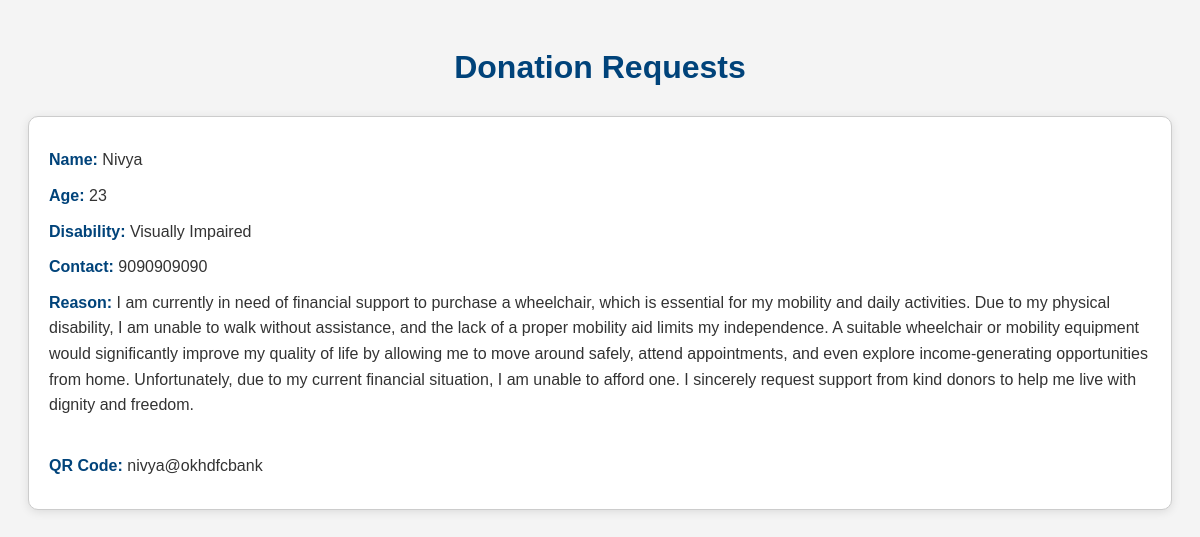
The page /donation_requests.php on the database its author committed.
### tables this page shows
CREATE TABLE `donations` (
  `id` int(11) NOT NULL,
  `user_id` int(11) DEFAULT NULL,
  `name` varchar(100) DEFAULT NULL,
  `age` int(11) DEFAULT NULL,
  `disability_type` varchar(100) DEFAULT NULL,
  `contact` varchar(20) DEFAULT NULL,
  `reason` text DEFAULT NULL,
  `qr_code` text DEFAULT NULL,
  `created_at` timestamp NOT NULL DEFAULT current_timestamp()
);

### donation_requests.php (the view, shortened to what this page needs)
<?php
include 'db.php';
$sql = "SELECT * FROM donations ORDER BY id DESC";
$result = mysqli_query($conn, $sql);
?>
<!DOCTYPE html>
<html>
<head>
    <link rel="stylesheet" href="Styles/donation_requests.css">
</head>
<body>
    <h1>Donation Requests</h1>
    <?php while ($row = mysqli_fetch_assoc($result)) { ?>
        <div class="request">
            <p><strong>Name:</strong> <?= htmlspecialchars($row['name']) ?></p>
            <p><strong>Age:</strong> <?= $row['age'] ?></p>
            <p><strong>Disability:</strong> <?= htmlspecialchars($row['disability_type']) ?></p>
            <p><strong>Contact:</strong> <?= htmlspecialchars($row['contact']) ?></p>
            <p><strong>Reason:</strong> <?= nl2br(htmlspecialchars($row['reason'])) ?></p>
            <p><strong>QR Code:</strong> <?= htmlspecialchars($row['qr_code']) ?></p>
        </div>
    <?php } ?>
</body>
</html>

### Styles/donation_requests.css (style rules this page uses)
body { font-family: 'Arial', sans-serif; padding: 20px; background-color: #f4f4f4; color: #333; }
h1 { text-align: center; color: #00437a; margin-bottom: 30px; }
.request { border: 1px solid #ccc; border-radius: 10px; padding: 20px; margin-bottom: 20px; background-color: #fff; box-shadow: 0 2px 10px rgba(0, 0, 0, 0.1); transition: transform 0.2s ease; }
.request p { margin: 10px 0; line-height: 1.6; }
.request strong { color: #00437a; }

### rows shown on the page
donations: name "Nivya", age "23", disability_type "Visually Impaired", contact "9090909090", reason "I am currently in need of financial support to purchase a wheelchair, which is essential for my mobility and daily activities. Due to my physical disability, I am unable to walk without assistance, and the lack of a proper mobility aid limits my independence. A suitable wheelchair or mobility equipment would significantly improve my quality of life by allowing me to move around safely, attend appointments, and even explore income-generating opportunities from home. Unfortunately, due to my current financial situation, I am unable to afford one. I sincerely request support from kind donors to help me live with dignity and freedom.", qr_code "nivya@okhdfcbank"
